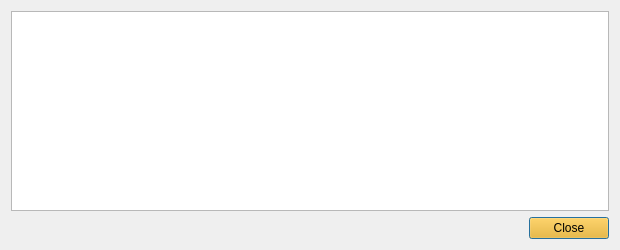
<?xml version="1.0" encoding="UTF-8"?>
<ui version="4.0">
 <class>TransactionDescDialog</class>
 <widget class="QDialog" name="TransactionDescDialog">
  <property name="geometry">
   <rect>
    <x>0</x>
    <y>0</y>
    <width>620</width>
    <height>250</height>
   </rect>
  </property>
  <property name="windowTitle">
   <string>Transaction details</string>
  </property>
  <layout class="QVBoxLayout" name="verticalLayout">
   <item>
    <widget class="QTextEdit" name="detailText">
     <property name="toolTip">
      <string>This pane shows a detailed description of the transaction</string>
     </property>
     <property name="readOnly">
      <bool>true</bool>
     </property>
    </widget>
   </item>
   <item>
    <widget class="QDialogButtonBox" name="buttonBox">
     <property name="styleSheet">
      <string notr="true">background-color: rgb(255, 175, 0);</string>
     </property>
     <property name="orientation">
      <enum>Qt::Horizontal</enum>
     </property>
     <property name="standardButtons">
      <set>QDialogButtonBox::Close</set>
     </property>
    </widget>
   </item>
  </layout>
 </widget>
 <resources/>
 <connections>
  <connection>
   <sender>buttonBox</sender>
   <signal>accepted()</signal>
   <receiver>TransactionDescDialog</receiver>
   <slot>accept()</slot>
   <hints>
    <hint type="sourcelabel">
     <x>248</x>
     <y>254</y>
    </hint>
    <hint type="destinationlabel">
     <x>157</x>
     <y>274</y>
    </hint>
   </hints>
  </connection>
  <connection>
   <sender>buttonBox</sender>
   <signal>rejected()</signal>
   <receiver>TransactionDescDialog</receiver>
   <slot>reject()</slot>
   <hints>
    <hint type="sourcelabel">
     <x>316</x>
     <y>260</y>
    </hint>
    <hint type="destinationlabel">
     <x>286</x>
     <y>274</y>
    </hint>
   </hints>
  </connection>
 </connections>
</ui>
